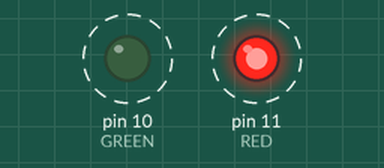
The sketch below on a simulated Arduino Uno, built with avr-gcc and run on an emulated ATmega328P. Parts: output pins drawn as LEDs (lit = HIGH). Dashed ring = blinking.

Above: at 0.5 s.
Timing chart, 0 to 4.6 s (numbered marks = the images above):
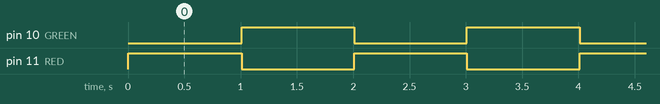

The sketch:

02_msTimer.ino
```cpp
#include <MsTimer2.h>
int RED = 11;
int GREEN = 10;
int count = 200;
void setup() {
  pinMode(RED,OUTPUT);
  pinMode(GREEN,OUTPUT);
  MsTimer2::set(10,Command);  //10msec
  MsTimer2::start();
}
void Command(){
  if(!count) count = 200;
  count -= 1;
}

void loop() {
  if(count >= 100){
    digitalWrite(RED,HIGH);
    digitalWrite(GREEN,LOW);
  }
  else{
    digitalWrite(RED,LOW);
    digitalWrite(GREEN,HIGH);
  }
}
```

Measured:
- by itself, pin 10 (GREEN), pin 11 (RED): alternates HIGH for 1.0 s and LOW for 1.0 s
